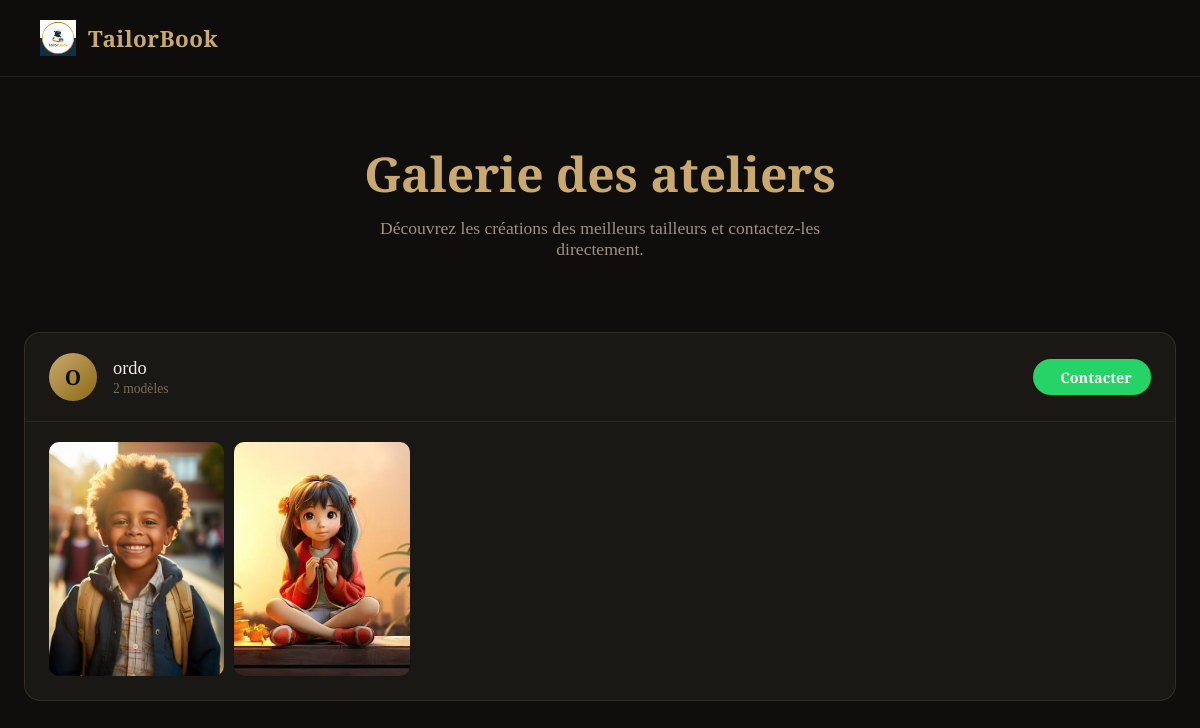
The page /galerie/ on the database its author committed.
### accounts/models.py (models this page shows, shortened)
class CustomUser(AbstractUser):
    username = models.CharField(max_length=150, unique=True)
    email = models.EmailField(blank=True, null=True)
    is_email_verified = models.BooleanField(default=False)
    verification_code = models.CharField(max_length=6, blank=True, null=True)
    objects = CustomUserManager()
    USERNAME_FIELD = 'username'
    REQUIRED_FIELDS = []

class ModeleAtelier(models.Model):
    tailleur = models.ForeignKey(CustomUser, on_delete=models.CASCADE, related_name='modeles')
    image = models.ImageField(upload_to='')
    description = models.CharField(max_length=200, blank=True)
    date_ajout = models.DateTimeField(auto_now_add=True)
    class Meta:
        verbose_name = "Modèle d'atelier"
        verbose_name_plural = "Modèles d'atelier"
        ordering = ['-date_ajout']

### home/views.py (the view)
# urls.py: path('galerie/', views.galerie_tailleurs, name='galerie_tailleurs'),
def galerie_tailleurs(request):
    tailleurs = CustomUser.objects.filter(modeles__isnull=False).distinct()
    ateliers = []
    for tailleur in tailleurs:
        modeles = ModeleAtelier.objects.filter(tailleur=tailleur)[:10]
        try:
            contact = tailleur.profile.contact
        except Profile.DoesNotExist:
            contact = None
        ateliers.append({
            'tailleur': tailleur,
            'modeles': modeles,
            'contact': contact,
            'profile': getattr(tailleur, 'profile', None),
            'nom_atelier': getattr(getattr(tailleur, 'profil', None), 'nom_atelier', '') or tailleur.get_full_name() or tailleur.username,
        })
    return render(request, 'galerie.html', {'ateliers': ateliers})

### accounts/models.py (called while the page is built)
    @property
    def whatsapp_url(self):
        number = self.contact.replace('+', '').replace(' ', '')
        return f"https://wa.me/{number}"

### home/templates/galerie.html (shortened to what this page needs)
{% load static %}
<!DOCTYPE html>
<html lang="fr">
<head>
    <link rel="stylesheet" href="https://cdn.jsdelivr.net/npm/remixicon@3.5.0/fonts/remixicon.css">
</head>
<body>
<header class="site-header">
    <div class="logo">
        <img class="logo-icon gallery-item" src="/static/images/logo.png" alt="TailorBook">
        <h1>TailorBook</h1>
    </div>
</header>
<section class="hero">
    <h2>Galerie des ateliers</h2>
    <p>Découvrez les créations des meilleurs tailleurs et contactez-les directement.</p>
</section>
<div class="galerie-container">
    {% if ateliers %}
        {% for atelier in ateliers %}
        <div class="atelier-card">
            <div class="atelier-header">
                <div class="atelier-info">
                    <div class="atelier-avatar">
                        {{ atelier.nom_atelier|first|upper }}
                    </div>
                    <div>
                        <div class="atelier-nom">{{ atelier.nom_atelier }}</div>
                        <div class="atelier-nb">{{ atelier.modeles|length }} modèle{{ atelier.modeles|length|pluralize }}</div>
                    </div>
                </div>
                {% if atelier.contact %}
                <a href="{{ atelier.profile.whatsapp_url }}" target="_blank" class="btn-whatsapp">
                     Contacter
                </a>
                {% endif %}
            </div>
            <div class="modeles-grid">
                {% for modele in atelier.modeles %}
                <div class="modele-item"
                     onclick="openLightbox(this)"
                     data-src="{{ modele.image.url }}"
                     data-desc="{{ modele.description }}">
                    <img src="{{ modele.image.url }}" alt="{{ modele.description|default:'Modèle' }}" loading="lazy">
                </div>
                {% endfor %}
            </div>
        </div>
        {% endfor %}
    {% else %}
        <div class="empty-state">
            <i class="ri-image-line"></i>
            <p>Aucun atelier n'a encore publié de modèles.</p>
        </div>
    {% endif %}
</div>
</body>
</html>

### home/templates/galerie.html (style rules this page uses)
* { margin: 0; padding: 0; box-sizing: border-box; }
body { font-family: 'Crimson Text', serif; background: #0f0e0c; color: #f0ebe3; min-height: 100vh; }
.site-header { display: flex; align-items: center; justify-content: space-between; padding: 1.25rem 2.5rem; border-bottom: 1px solid rgba(255,255,255,0.08); position: sticky; top: 0; background: rgba(15,14,12,0.92); backdrop-filter: blur(12px); z-index: 100; }
.logo { display: flex; align-items: center; gap: .75rem; }
.logo img { width: 36px; height: 36px; object-fit: contain; }
.logo h1 { font-family: 'Playfair Display', serif; font-size: 1.4rem; color: #c9a96e; letter-spacing: .5px; }
.hero { text-align: center; padding: 4rem 2rem 2.5rem; }
.hero h2 { font-family: 'Playfair Display', serif; font-size: clamp(1.8rem, 4vw, 3rem); color: #c9a96e; margin-bottom: .75rem; }
.hero p { color: #a09080; font-size: 1.1rem; max-width: 520px; margin: 0 auto; }
.galerie-container { max-width: 1200px; margin: 0 auto; padding: 2rem 1.5rem 4rem; }
.atelier-card { background: #1a1814; border: 1px solid rgba(201,169,110,.15); border-radius: 16px; margin-bottom: 2.5rem; overflow: hidden; transition: border-color .3s; }
.atelier-header { display: flex; align-items: center; justify-content: space-between; padding: 1.25rem 1.5rem; border-bottom: 1px solid rgba(255,255,255,.06); }
.atelier-info { display: flex; align-items: center; gap: 1rem; }
.atelier-avatar { width: 48px; height: 48px; border-radius: 50%; background: linear-gradient(135deg, #c9a96e, #8b6914); display: flex; align-items: center; justify-content: center; font-family: 'Playfair Display', serif; font-size: 1.3rem; color: #0f0e0c; font-weight: 700; flex-shrink: 0; }
.atelier-nom { font-family: 'Playfair Display', serif; font-size: 1.15rem; color: #f0ebe3; }
.atelier-nb { font-size: .85rem; color: #7a6a58; margin-top: 2px; }
.btn-whatsapp { display: inline-flex; align-items: center; gap: .5rem; padding: .55rem 1.2rem; background: #25D366; color: #fff; border-radius: 30px; text-decoration: none; font-size: .9rem; font-weight: 600; transition: background .2s, transform .15s; }
.modeles-grid { display: grid; grid-template-columns: repeat(auto-fill, minmax(160px, 1fr)); gap: 10px; padding: 1.25rem 1.5rem 1.5rem; }
.modele-item { position: relative; aspect-ratio: 3/4; border-radius: 10px; overflow: hidden; cursor: pointer; background: #111; }
.modele-item img { width: 100%; height: 100%; object-fit: cover; transition: transform .4s ease; }

### rows shown on the page
CustomUser: nom_atelier|first "O", nom_atelier "ordo", modeles|length "2"
ModeleAtelier: image (picture)
ModeleAtelier: image (picture)
